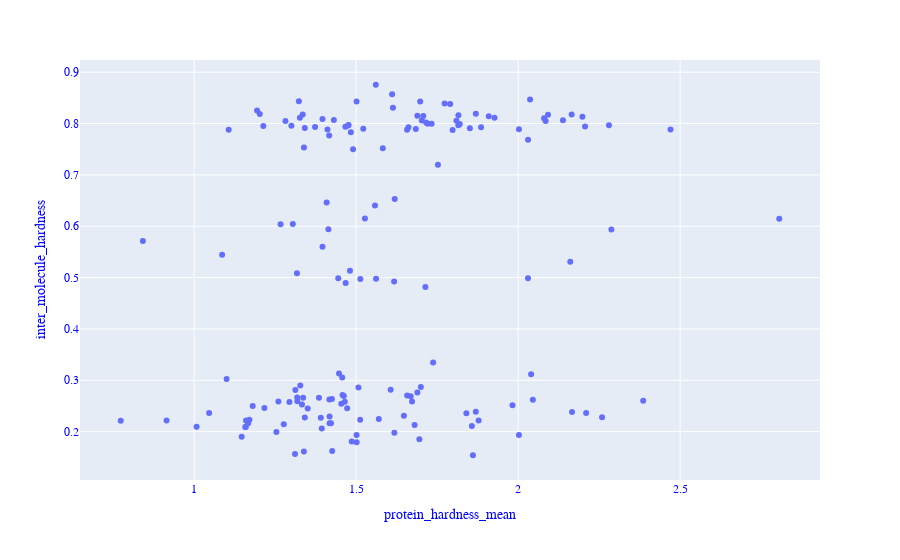

The code cell stored with this chart in its notebook:
### Code cell
fig = px.scatter(hardness_perf_df, x='protein_hardness_mean', y='inter_molecule_hardness', \
           hover_data='assay')
fig.update_layout(
    font_family="serif",
    font_color="blue",
    title_font_family="Computer Modern Roman",
    title_font_color="red",
    legend_title_font_color="green"
)

fig.show()

### Figure 1 — Plotly figure (JSON) as saved in the notebook; plotly's stock layout.template omitted (floating-point values rounded to 4 significant figures; data arrays with more than 128 entries replaced by an {"elided": "..."} marker saying what was removed)
{"data": [{"customdata": {"elided": "157x1 str values"}, "hovertemplate": "protein_hardness_mean=%{x}<br>inter_molecule_hardness=%{y}<br>assay=%{customdata[0]}<extra></extra>", "legendgroup": "", "marker": {"color": "#636efa", "symbol": "circle"}, "mode": "markers", "name": "", "orientation": "v", "showlegend": false, "type": "scatter", "x": {"elided": "157 float values"}, "xaxis": "x", "y": {"elided": "157 float values"}, "yaxis": "y"}], "layout": {"font": {"color": "blue", "family": "serif"}, "legend": {"title": {"font": {"color": "green"}}, "tracegroupgap": 0}, "margin": {"t": 60}, "title": {"font": {"color": "red", "family": "Computer Modern Roman"}}, "xaxis": {"anchor": "y", "domain": [0, 1], "title": {"text": "protein_hardness_mean"}}, "yaxis": {"anchor": "x", "domain": [0, 1], "title": {"text": "inter_molecule_hardness"}}}}
